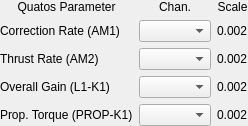
                    <widget class="QWidget" name="container_QUATOS_AM1_KNOB" native="true">
                     <property name="sizePolicy">
                      <sizepolicy hsizetype="Maximum" vsizetype="Preferred">
                       <horstretch>0</horstretch>
                       <verstretch>0</verstretch>
                      </sizepolicy>
                     </property>
                     <layout class="QGridLayout" name="gridLayout_20">
                      <property name="leftMargin">
                       <number>0</number>
                      </property>
                      <property name="topMargin">
                       <number>0</number>
                      </property>
                      <property name="rightMargin">
                       <number>0</number>
                      </property>
                      <property name="bottomMargin">
                       <number>0</number>
                      </property>
                      <property name="spacing">
                       <number>6</number>
                      </property>
                      <item row="2" column="1">
                       <widget class="QComboBox" name="QUATOS_AM2_KNOB">
                        <property name="sizePolicy">
                         <sizepolicy hsizetype="Maximum" vsizetype="Fixed">
                          <horstretch>0</horstretch>
                          <verstretch>0</verstretch>
                         </sizepolicy>
                        </property>
                        <property name="minimumSize">
                         <size>
                          <width>50</width>
                          <height>0</height>
                         </size>
                        </property>
                        <property name="toolTip">
                         <string>Quatos tuning parameter, see documentation.</string>
                        </property>
                       </widget>
                      </item>
                      <item row="0" column="1">
                       <widget class="QLabel" name="label_22">
                        <property name="sizePolicy">
                         <sizepolicy hsizetype="Preferred" vsizetype="Fixed">
                          <horstretch>0</horstretch>
                          <verstretch>0</verstretch>
                         </sizepolicy>
                        </property>
                        <property name="text">
                         <string>Chan.</string>
                        </property>
                        <property name="alignment">
                         <set>Qt::AlignCenter</set>
                        </property>
                        <property name="labelStyle" stdset="0">
                         <string notr="true">columnLabel</string>
                        </property>
                       </widget>
                      </item>
                      <item row="3" column="0">
                       <widget class="QLabel" name="label_QUATOS_K1_KNOB">
                        <property name="text">
                         <string>Overall Gain (L1-K1)</string>
                        </property>
                       </widget>
                      </item>
                      <item row="4" column="1">
                       <widget class="QComboBox" name="QUATOS_PT_KNOB">
                        <property name="sizePolicy">
                         <sizepolicy hsizetype="Maximum" vsizetype="Fixed">
                          <horstretch>0</horstretch>
                          <verstretch>0</verstretch>
                         </sizepolicy>
                        </property>
                        <property name="minimumSize">
                         <size>
                          <width>50</width>
                          <height>0</height>
                         </size>
                        </property>
                        <property name="toolTip">
                         <string>Quatos tuning parameter, see documentation.</string>
                        </property>
                       </widget>
                      </item>
                      <item row="1" column="0">
                       <widget class="QLabel" name="label_QUATOS_AM1_KNOB">
                        <property name="text">
                         <string>Correction Rate (AM1)</string>
                        </property>
                       </widget>
                      </item>
                      <item row="3" column="1">
                       <widget class="QComboBox" name="QUATOS_K1_KNOB">
                        <property name="sizePolicy">
                         <sizepolicy hsizetype="Maximum" vsizetype="Fixed">
                          <horstretch>0</horstretch>
                          <verstretch>0</verstretch>
                         </sizepolicy>
                        </property>
                        <property name="minimumSize">
                         <size>
                          <width>50</width>
                          <height>0</height>
                         </size>
                        </property>
                        <property name="toolTip">
                         <string>Quatos tuning parameter, see documentation.</string>
                        </property>
                       </widget>
                      </item>
                      <item row="1" column="1">
                       <widget class="QComboBox" name="QUATOS_AM1_KNOB">
                        <property name="sizePolicy">
                         <sizepolicy hsizetype="Maximum" vsizetype="Fixed">
                          <horstretch>0</horstretch>
                          <verstretch>0</verstretch>
                         </sizepolicy>
                        </property>
                        <property name="minimumSize">
                         <size>
                          <width>50</width>
                          <height>0</height>
                         </size>
                        </property>
                        <property name="toolTip">
                         <string>Quatos tuning parameter, see documentation.</string>
                        </property>
                       </widget>
                      </item>
                      <item row="4" column="0">
                       <widget class="QLabel" name="label_QUATOS_PT_KNOB">
                        <property name="text">
                         <string>Prop. Torque (PROP-K1)</string>
                        </property>
                       </widget>
                      </item>
                      <item row="0" column="0">
                       <widget class="QLabel" name="label_23">
                        <property name="sizePolicy">
                         <sizepolicy hsizetype="Preferred" vsizetype="Fixed">
                          <horstretch>0</horstretch>
                          <verstretch>0</verstretch>
                         </sizepolicy>
                        </property>
                        <property name="text">
                         <string>Quatos Parameter</string>
                        </property>
                        <property name="alignment">
                         <set>Qt::AlignCenter</set>
                        </property>
                        <property name="labelStyle" stdset="0">
                         <string notr="true">columnLabel</string>
                        </property>
                       </widget>
                      </item>
                      <item row="2" column="0">
                       <widget class="QLabel" name="label_QUATOS_AM2_KNOB">
                        <property name="text">
                         <string>Thrust Rate (AM2)</string>
                        </property>
                       </widget>
                      </item>
                      <item row="0" column="2">
                       <widget class="QLabel" name="label_24">
                        <property name="sizePolicy">
                         <sizepolicy hsizetype="Preferred" vsizetype="Fixed">
                          <horstretch>0</horstretch>
                          <verstretch>0</verstretch>
                         </sizepolicy>
                        </property>
                        <property name="text">
                         <string>Scale</string>
                        </property>
                        <property name="alignment">
                         <set>Qt::AlignCenter</set>
                        </property>
                        <property name="labelStyle" stdset="0">
                         <string notr="true">columnLabel</string>
                        </property>
                       </widget>
                      </item>
                      <item row="1" column="2">
                       <widget class="QLabel" name="label_25">
                        <property name="text">
                         <string>0.002</string>
                        </property>
                       </widget>
                      </item>
                      <item row="2" column="2">
                       <widget class="QLabel" name="label_26">
                        <property name="text">
                         <string>0.002</string>
                        </property>
                       </widget>
                      </item>
                      <item row="3" column="2">
                       <widget class="QLabel" name="label_27">
                        <property name="text">
                         <string>0.002</string>
                        </property>
                       </widget>
                      </item>
                      <item row="4" column="2">
                       <widget class="QLabel" name="label_28">
                        <property name="text">
                         <string>0.002</string>
                        </property>
                       </widget>
                      </item>
                     </layout>
                    </widget>
